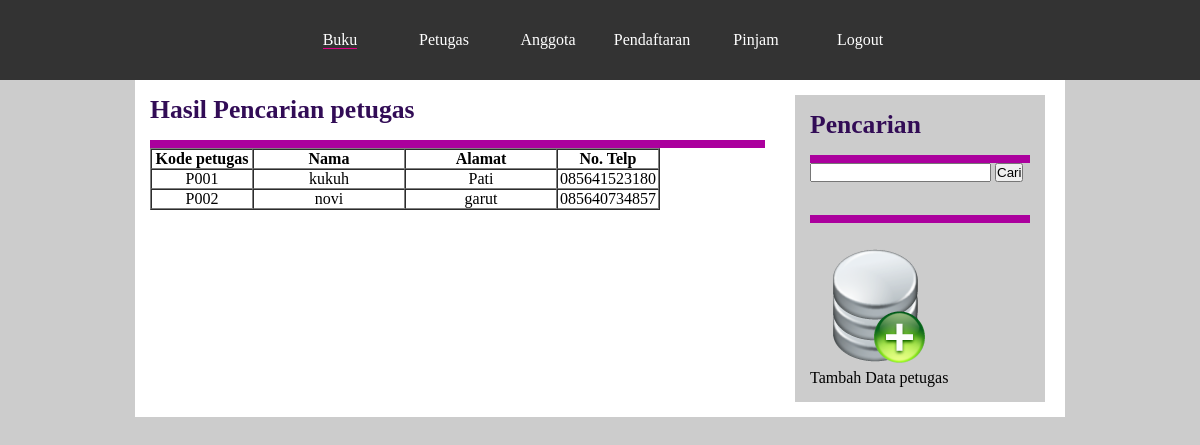
/dataperpustakaan/hasil_cari_petugas.php, run on the app's committed database.
### tables this page shows
CREATE TABLE `t_petugas` (
  `kdPetugas` varchar(10) NOT NULL,
  `namaPetugas` varchar(40) DEFAULT NULL,
  `alamatPetugas` varchar(40) DEFAULT NULL,
  `teleponPetugas` varchar(15) DEFAULT NULL,
  PRIMARY KEY (`kdPetugas`)
);

### dataperpustakaan/cari_petugas.php (the view, shortened to what this page needs)
<?php
	$cari = $_POST['cari'];
	$query = mysql_query("SELECT * FROM t_petugas WHERE kdPetugas LIKE'%$cari%' OR namaPetugas LIKE'%$cari%' OR alamatPetugas LIKE'%$cari%' OR teleponPetugas LIKE'%$cari%'  ");
	echo "<table border='1' cellpadding='0' cellspacing='0'>";
	echo "<tr align='center'>";
	echo "<th width='100'>Kode petugas</td>";
	echo "<th width='150'>Nama </td>";
	echo "<th width='150'>Alamat </td>";
	echo "<th width='100'>No. Telp</td>";
	echo "</tr>";
	while($data = mysql_fetch_array($query))
	{
		echo "<tr align='center'>";
		echo "<td>".$data['kdPetugas']."</td>";
		echo "<td>".$data['namaPetugas']."</td>";
		echo "<td>".$data['alamatPetugas']."</td>";
		echo "<td>".$data['teleponPetugas']."</td>";
		echo "</tr>";
	}echo "</table>";
?>

### dataperpustakaan/css/layout.css (style rules this page uses)
* { margin:0; padding:0; }
body { background-color:#CCCCCC; }

### data on the page
t_petugas: kdPetugas "P001", namaPetugas "kukuh", alamatPetugas "Pati", teleponPetugas "085641523180"
t_petugas: kdPetugas "P002", namaPetugas "novi", alamatPetugas "garut", teleponPetugas "085640734857"
